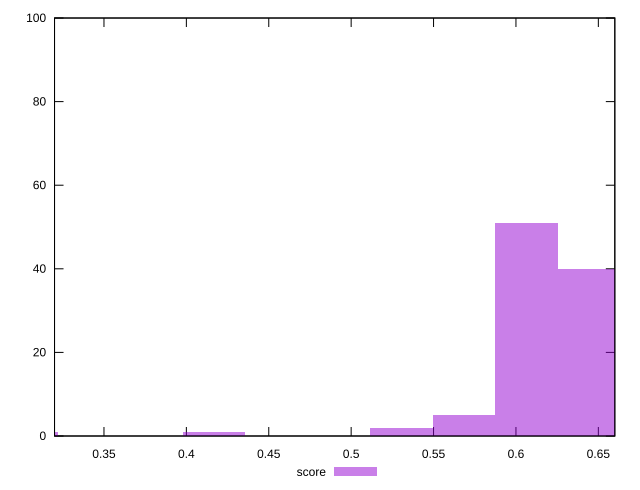

Generate this figure with gnuplot:
reset

$score <<EOF
0.6441688857883755 40
0.6062765983890593 51
0.5683843109897432 5
0.4168151613924783 1
0.30313829919452967 1
0.5304920235904269 2
EOF

set key outside below
set boxwidth 0.03789228739931621
set xrange [0.32:0.66]
set yrange [0:100]
set trange [0:100]
set style fill transparent solid 0.5 noborder
set terminal svg size 640, 490 enhanced background rgb 'white'
set output "reprap/mainthread-work-breakdown/samples/pages+cached+noexternal/score/histogram.svg"

plot $score title "score" with boxes

reset
